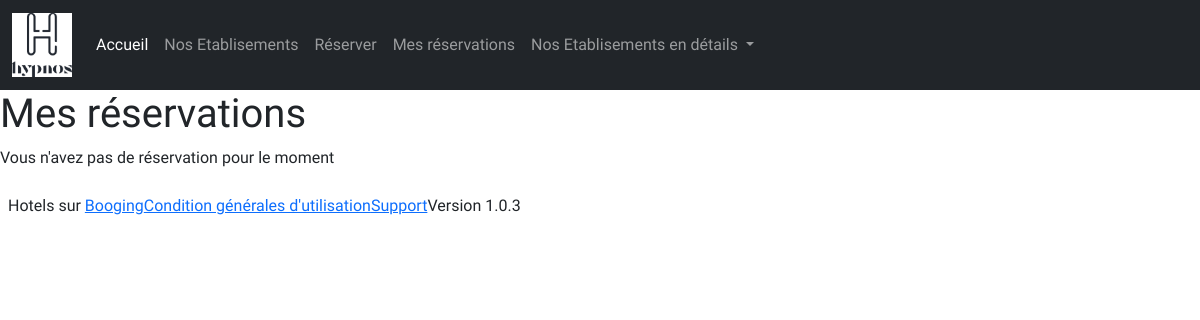
Before: /mes-reservations (signed in) with the older database file.
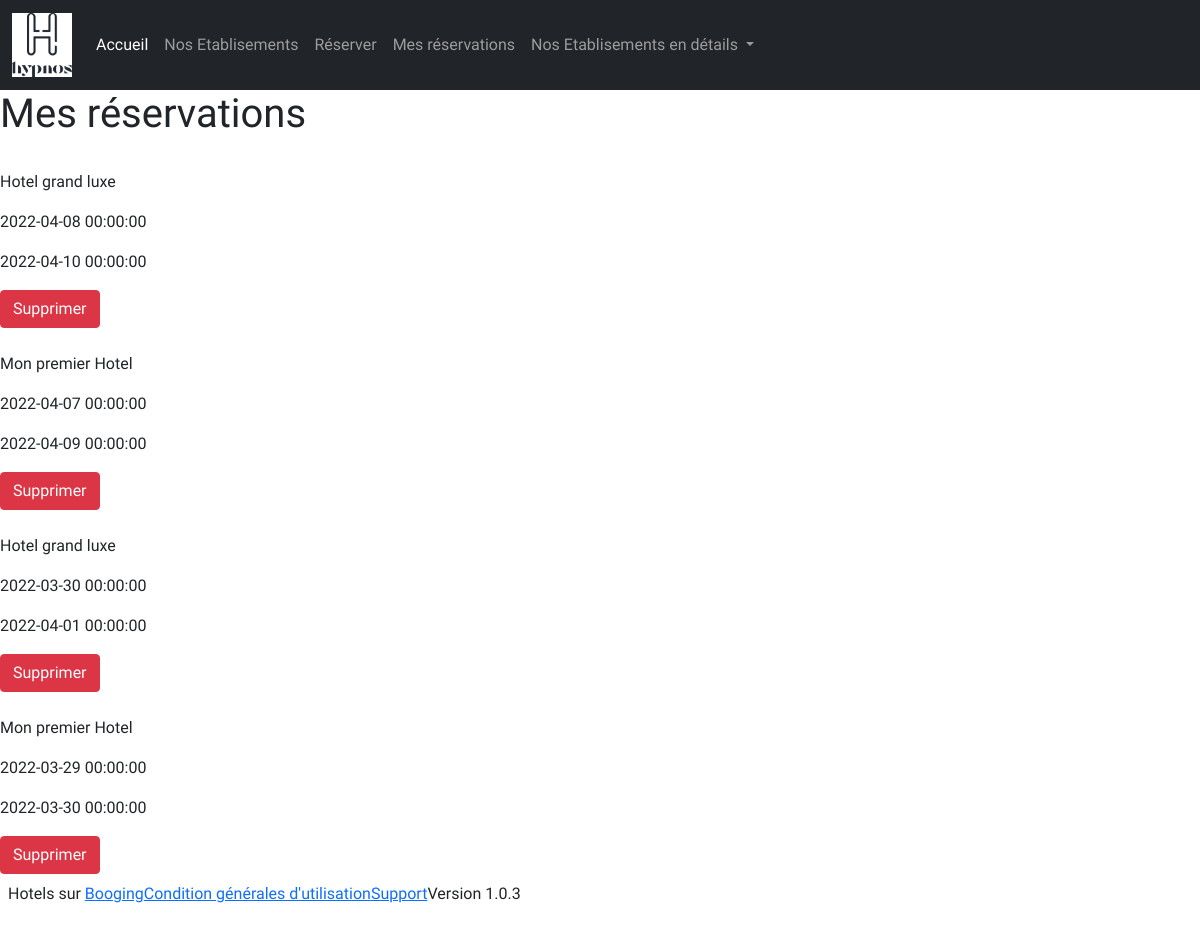
After: the same page with the newer database file.
### app.py (models this page shows, shortened)
class Reservation(db_wrapper.Model):
    suite = ForeignKeyField(Hotel, backref='reservation')
    customer = ForeignKeyField(Customer, backref='reservation')
    datebeginning = DateTimeField()
    dateend = DateTimeField()
    updated = DateTimeField(default=datetime.now)

class Hotel(db_wrapper.Model):
    name = CharField()
    address = CharField()
    city = CharField()
    description = CharField()
    updated = DateTimeField(default=datetime.now)

### history.py (the view)
@history_api.route("/mes-reservations")
@login_required
def customer_reservations():
    customer = Customer.select().where(Customer.user == current_user.id).get_or_none()
    if not customer:
        flash("Vous devez être connecté avec un compte client")
    reservations = Reservation.select().where(Reservation.customer == customer.id).order_by(Reservation.datebeginning.desc())
    return render_template("history.html", reservations=reservations)

### app.py (called while the page is built)
    @property
    def is_authenticated(self):
        return True

### login.py (called while the page is built)
@login_manager.user_loader
def load_user(user_id):
    return User.get_or_none(User.id == user_id)

### templates/history.html (shortened to what this page needs)
{% extends "footer.html" %}
{% block content %}
<h1>Mes réservations</h1>
{% if reservations %}
{% for r in reservations %}
<div class="total_stat col-12 align-items-center">
    <div class="d-flex flex-column">
        <p>{{ r.suite.name }}</p>
        <p>{{ r.datebeginning }}</p>
        <p>{{ r.dateend }}</p>
        <form action="/delete-reservation" method="post">
            <button type="submit" formmethod="post" class="btn btn-danger">Supprimer</button>
        </form>
    </div>
</div>
{% endfor %}
{% else %}
<p> Vous n'avez pas de réservation pour le moment </p>
{% endif %}
{% endblock %}

### templates/footer.html
{% extends "navbar.html" %}
{% block footer %}
<footer class="footer d-flex p-2">
    <p class="footer_text">Hotels sur <a
            href="https://www.booking.com/country/fr.fr.html?aid=393655&label=msn-ADyIuqiXHMmkmilp2qL9MQ-80676793496234:tikwd-80676810431046:loc-66:nes:mte:lp116362:dec:qsbooking&utm_campaign=French%20FR&utm_medium=cpc&utm_source=bing&utm_term=ADyIuqiXHMmkmilp2qL9MQ&msclkid=e7d8e2eb9b921a107e9980d9c689a392">Booging</a>
    </p>
    <p class="footer_text"><a class="footer_link" href="/cgu">Condition générales d'utilisation</a></p>
    <p class="footer_text"><a class="footer_link" href="/support">Support</a></p>
    <p class="footer_text">Version 1.0.3</p>
</footer>
{% endblock %}

### templates/navbar.html (shortened to what this page needs)
{% extends "layout.html" %}
{% block navbar %}
<nav class="navbar navbar-expand-lg navbar-dark bg-dark">
    <div class="container-fluid">
        <img class="navbar-brand" style="width: 5vw;" src="/static/img/logo.png" />
        <div class="collapse navbar-collapse" id="navbarNavDropdown">
            <ul class="navbar-nav">
                <li class="nav-item">
                    <a class="nav-link active" aria-current="page" href="{{ url_for('index_api.index') }}">Accueil</a>
                </li>
                <li class="nav-item">
                    <a class="nav-link" href="{{ url_for('index_api.hotel_list') }}">Nos Etablisements</a>
                </li>
                <li class="nav-item">
                    <a class="nav-link" href="{{ url_for('reservation_api.reservation') }}">Réserver</a>
                </li>
                <li class="nav-item">
                    <a class="nav-link" href="{{ url_for('history_api.customer_reservations') }}">Mes réservations</a>
                </li>
                <li class="nav-item dropdown">
                    <a class="nav-link dropdown-toggle" href="#" id="navbarDropdownMenuLink" role="button"
                        data-bs-toggle="dropdown" aria-expanded="false">
                        Nos Etablisements en détails
                    </a>
                </li>
            </ul>
        </div>
    </div>
</nav>
{% endblock %}

### templates/layout.html (shortened to what this page needs)
<!DOCTYPE html>
<html lang="fr">
<head>
    {% block head %}
    <link href="/static/css/bootstrap.min.css" rel="stylesheet" type="text/css">
    <link href="/static/css/style.css" rel="stylesheet" type="text/css">
    {% endblock %}
</head>
<body>
    {% block navbar %}{% endblock %}
    {% block content %}{% endblock %}
    {% block footer %}{% endblock %}
</body>
</html>

### static/css/style.css (style rules this page uses)
* { font-family: 'Hind', sans-serif; }
html { display: block; margin: 0; padding: 0; height: 100vh; }

Changed rows visible on the page:
added Reservation: suite.name "Hotel grand luxe", datebeginning "2022-04-08 00:00:00", dateend "2022-04-10 00:00:00"
added Reservation: suite.name "Mon premier Hotel", datebeginning "2022-04-07 00:00:00", dateend "2022-04-09 00:00:00"
added Reservation: suite.name "Hotel grand luxe", datebeginning "2022-03-30 00:00:00", dateend "2022-04-01 00:00:00"
added Reservation: suite.name "Mon premier Hotel", datebeginning "2022-03-29 00:00:00", dateend "2022-03-30 00:00:00"
Other visible differences:
text no longer shown: "Vous n'avez pas de réservation pour le moment"
